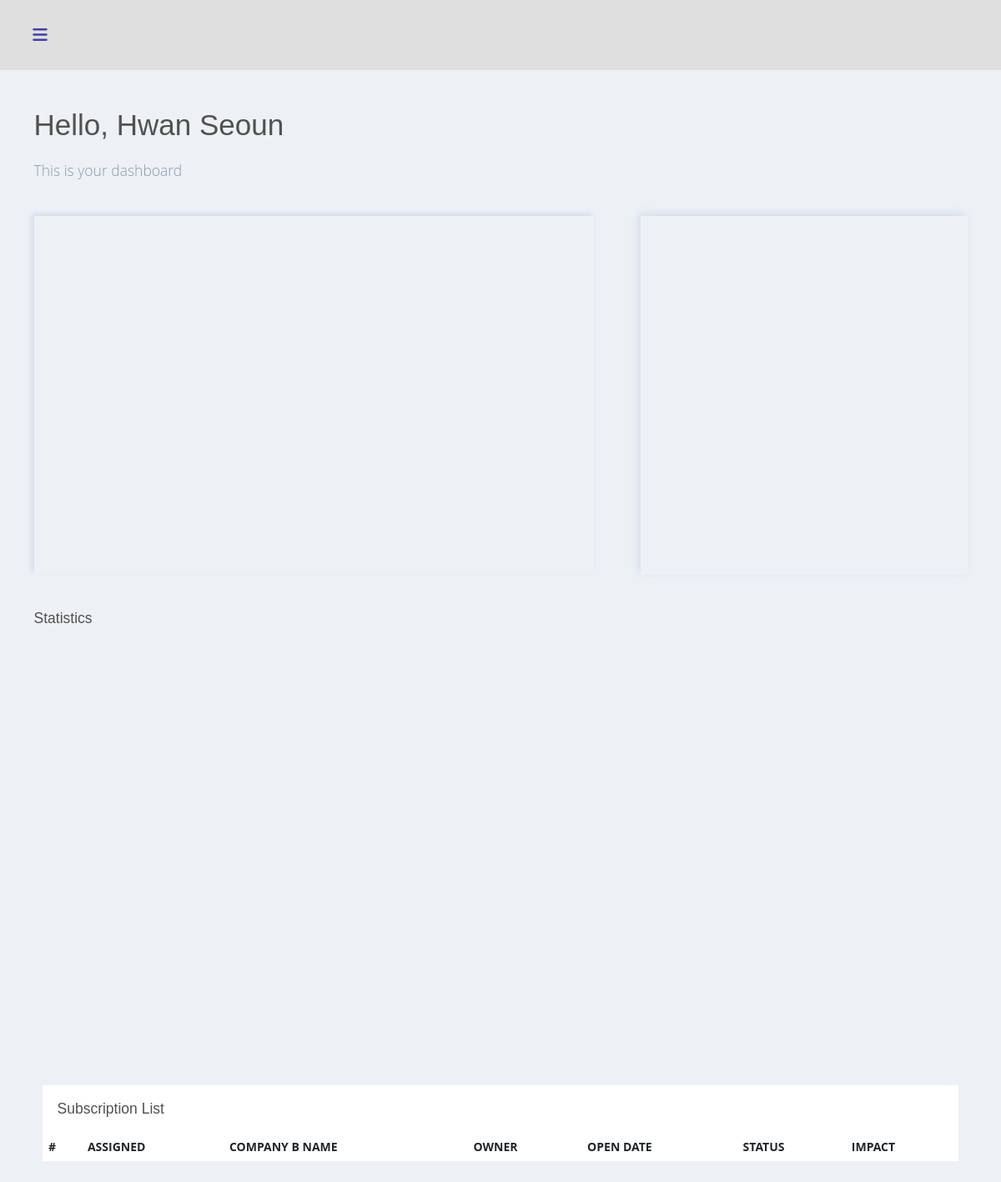
The app's page /, older data.
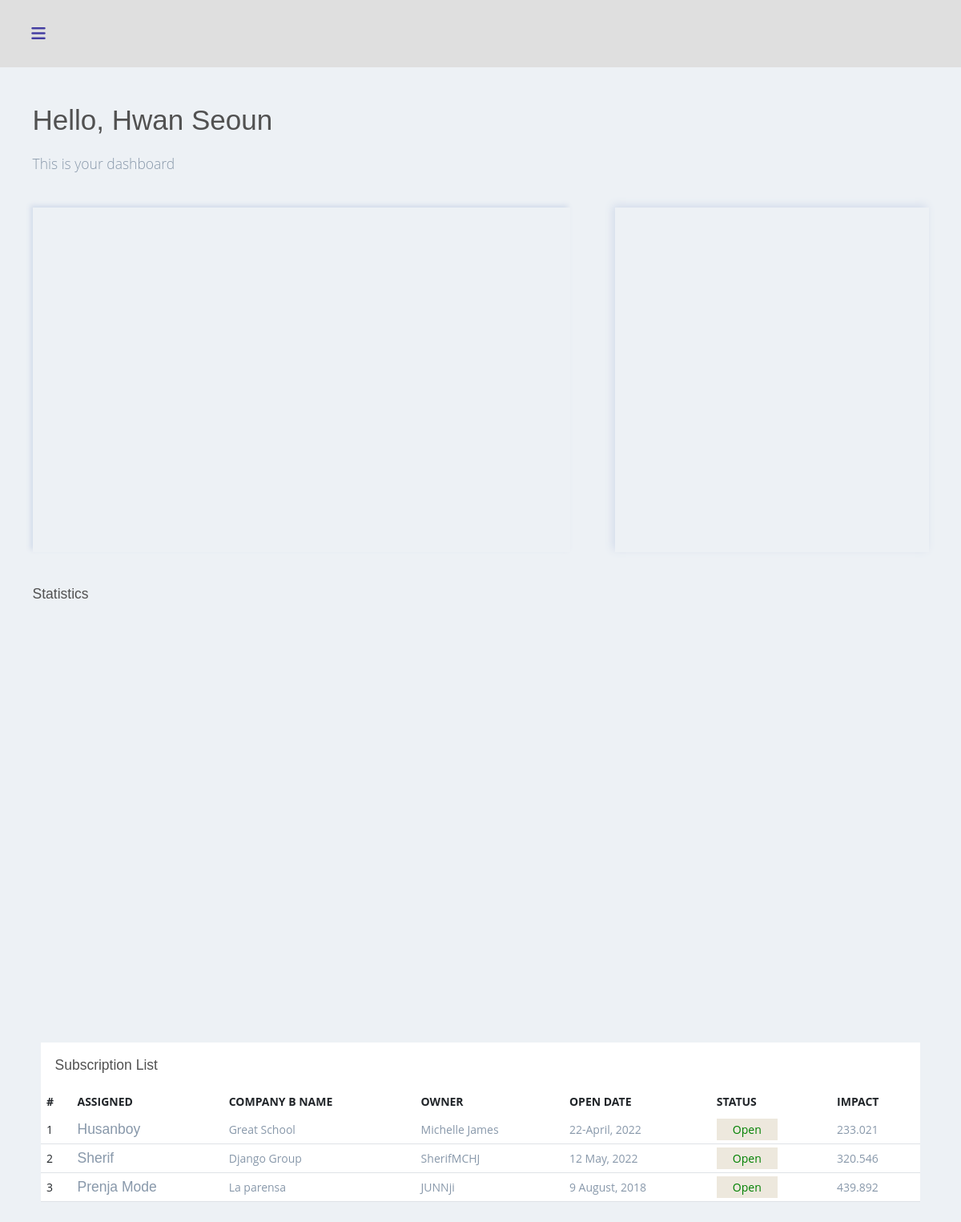
The same page, newer data.
### core/models.py (models this page shows, shortened)
class User(models.Model):
 	class Meta:
 		verbose_name = "User"
 		verbose_name_plural = "My Users"
 	index = models.IntegerField()
 	name = models.CharField(max_length=100)
 	company = models.CharField(max_length=50)
 	owner = models.CharField(max_length=60)
 	open_date = models.CharField(max_length=40)
 	status = models.CharField(max_length=20)
 	impact = models.FloatField()

### core/views.py (the view)
# urls.py: path('', home, name='home'),
def home(request):
	posts = Post.objects.all()
	expenses = Expense.objects.all()
	users = User.objects.all()
	context = {
		"posts": posts,
		"expenses": expenses,
		"users": users
	}
	return render(request, 'blog/index.html', context)

### core/templates/blog/index.html (shortened to what this page needs)
{% extends 'blog/base.html' %}
{% block content %}
<h1>Hello, Hwan Seoun</h1>
<p class="lead mt-4 mb-5 text-muted" style="color: #777;">This is your dashboard</p>
<div class="parent">
    <div id="chartdiv"></div>
    <div id="chartdiv2"></div>
</div>
{% include "blog/statis.html" %}
{% include "blog/subscription.html" %}
{% endblock content %}

### core/templates/blog/base.html (shortened to what this page needs)
{% load static %}
<!DOCTYPE html>
<html lang="en">
   <head>
      <link href="https://cdnjs.cloudflare.com/ajax/libs/semantic-ui/2.2.14/semantic.min.css" rel="stylesheet" type="text/css">
      <link href="https://cdnjs.cloudflare.com/ajax/libs/Chart.js/2.8.0/Chart.min.css" rel="stylesheet"/>
      <link href="https://cdn.jsdelivr.net/npm/tw-elements/dist/css/index.min.css" rel="stylesheet"/>
      <link href="https://cdn.jsdelivr.net/npm/bootstrap@5.0.2/dist/css/bootstrap.min.css" rel="stylesheet">
      <link rel="stylesheet" href="{% static 'css/style.css' %}">
      <link rel="stylesheet" href="https://cdnjs.cloudflare.com/ajax/libs/font-awesome/6.1.1/css/all.min.css" />
   </head>
   <body>
      <div class="dashboard dashboard-compact">
         <div class="dashboard-app">
            <header class="dashboard-toolbar">
               <a class="menu-toggle" href="#">
               <i class="fas fa-bars">
               </i>
               </a>
            </header>
            <div class="dashboard-content">
               <div class="container">
                  {% block content %}
                  {% endblock content %}
               </div>
            </div>
         </div>
      </div>
   </body>
</html>

### core/templates/blog/statis.html (shortened to what this page needs)
<h3 class="lead mt-5">Statistics</h3>
<div id="chartdiv3"></div>

### core/templates/blog/subscription.html
{% load static %}
<link href="https://maxcdn.bootstrapcdn.com/font-awesome/4.7.0/css/font-awesome.min.css" rel="stylesheet" />
<link rel="stylesheet" href="{% static 'css/sub.css' %}">
<div class="container mt-5">
    <div class="row">
        <div class="col-md-12">
            <div class="card">
                <div class="card-body">
                    <h5 class="card-title mb-0">Subscription List</h5>
                </div>
                <div class="table-responsive">
                    <table class="table no-wrap user-table mb-0">
                        <thead>
                            <tr>
                                <th scope="col" class="border-0 text-uppercase font-medium pl-4">#</th>
                                <th scope="col" class="border-0 text-uppercase font-medium">Assigned</th>
                                <th scope="col" class="border-0 text-uppercase font-medium">Company b Name</th>
                                <th scope="col" class="border-0 text-uppercase font-medium">Owner</th>
                                <th scope="col" class="border-0 text-uppercase font-medium">Open Date</th>
                                <th scope="col" class="border-0 text-uppercase font-medium">Status</th>
                                <th scope="col" class="border-0 text-uppercase font-medium">Impact</th>
                            </tr>
                        </thead>
                        <tbody>
                            {% for user in users %}
                            <tr>
                                <td class="pl-4">{{ user.index }}</td>
                                <td>
                                    <h5 class="text-muted font-medium mb-0">{{ user.name }}</h5>
                                </td>
                                <td>
                                    <span class="text-muted">{{ user.company }}</span><br>
                                </td>
                                <td>
                                    <span class="text-muted">{{ user.owner }}</span><br>
                                </td>
                                <td>
                                    <span class="text-muted">{{ user.open_date }}</span><br>
                                </td>
                                <td>
                                    <a style="background-color: #ede8dd; padding: 4px 20px; color: green;" href="#">{{ user.status }}</a>
                                </td>
                                <td>
                                    <span class="text-muted">{{ user.impact }}</span>
                                </td>
                            </tr>
                            {% endfor %}
                        </tbody>
                    </table>
                </div>
            </div>
        </div>
    </div>
</div>

### core/static/css/style.css (style rules this page uses)
:root { --font-family-sans-serif: "Open Sans", -apple-system, BlinkMacSystemFont, "Segoe UI", Roboto, "Helvetica Neue", Arial, sans-serif, "Apple Color Emoji", "Segoe UI Emoji", "Segoe UI Symbol", "Noto Color Emoji"; }
*, *::before, *::after { -webkit-box-sizing: border-box; box-sizing: border-box; }
html { font-family: sans-serif; line-height: 1.15; -webkit-text-size-adjust: 100%; -webkit-tap-highlight-color: rgba(0, 0, 0, 0); }
body { margin: 0; font-family: "Open Sans", -apple-system, BlinkMacSystemFont, "Segoe UI", Roboto, "Helvetica Neue", Arial, sans-serif, "Apple Color Emoji", "Segoe UI Emoji", "Segoe UI Symbol", "Noto Color Emoji"; font-size: 1rem; font-weight: 400; line-height: 1.5; color: #515151; text-align: left; background-color: #e9edf4; }
h1, h2, h3, h4, h5, h6 { margin-top: 0; margin-bottom: 0.5rem; }
p { margin-top: 0; margin-bottom: 1rem; }
a { color: #3f84fc; text-decoration: none; background-color: transparent; }
h1, h2, h3, h4, h5, h6, .h1, .h2, .h3, .h4, .h5, .h6 { font-family: "Nunito", sans-serif; margin-bottom: 0.5rem; font-weight: 500; line-height: 1.2; }
h1, .h1 { font-size: 2.5rem; font-weight: normal; }
.card { position: relative; display: -webkit-box; display: -webkit-flex; display: -ms-flexbox; display: flex; -webkit-box-orient: vertical; -webkit-box-direction: normal; -webkit-flex-direction: column; -ms-flex-direction: column; flex-direction: column; min-width: 0; word-wrap: break-word; background-color: #fff; background-clip: border-box; border: 1px solid rgba(0, 0, 0, 0.125); border-radius: 0; }
.card-body { -webkit-box-flex: 1; -webkit-flex: 1 1 auto; -ms-flex: 1 1 auto; flex: 1 1 auto; padding: 1.25rem; }
.dashboard { display: -webkit-box; display: -webkit-flex; display: -ms-flexbox; display: flex; min-height: 100vh; }
.dashboard-app { display: -webkit-box; display: -webkit-flex; display: -ms-flexbox; display: flex; -webkit-box-orient: vertical; -webkit-box-direction: normal; -webkit-flex-direction: column; -ms-flex-direction: column; flex-direction: column; -webkit-box-flex: 2; -webkit-flex-grow: 2; -ms-flex-positive: 2; flex-grow: 2; margin-top: 84px; }
.dashboard-content { -webkit-box-flex: 2; -webkit-flex-grow: 2; -ms-flex-positive: 2; flex-grow: 2; padding: 25px; }
.menu-toggle { position: relative; width: 42px; height: 42px; display: -webkit-box; display: -webkit-flex; display: -ms-flexbox; display: flex; -webkit-box-align: center; -webkit-align-items: center; -ms-flex-align: center; align-items: center; -webkit-box-pack: center; -webkit-justify-content: center; -ms-flex-pack: center; justify-content: center; color: #443ea2; }
.menu-toggle i { font-size: 20px; }
.dashboard-toolbar { min-height: 84px; background-color: #dfdfdf; display: -webkit-box; display: -webkit-flex; display: -ms-flexbox; display: flex; -webkit-box-align: center; -webkit-align-items: center; -ms-flex-align: center; align-items: center; padding: 8px 27px; position: fixed; top: 0; right: 0; left: 0; z-index: 1000; }
@media (min-width: 992px) { .dashboard-app { margin-left: 238px; } }
@media (min-width: 992px) { .dashboard-compact .dashboard-app { margin-left: 0; } }
@media (min-width: 992px) { .dashboard-toolbar { left: 238px; } }
@media (min-width: 992px) { .dashboard-compact .dashboard-toolbar { left: 0; } }

### core/static/css/sub.css (style rules this page uses)
body { background: #edf1f5; margin-top:20px; }
.card { position: relative; display: flex; flex-direction: column; min-width: 0; word-wrap: break-word; background-color: #fff; background-clip: border-box; border: 0 solid transparent; border-radius: 0; }
.text-muted { color: #8898aa!important; }

### core/templates/blog/index.html (style rules this page uses)
#chartdiv { width: 60%; height: 430px; box-shadow: -3px -3px 6px #d3dceb; }
#chartdiv2 { width: 35%; height: 430px; box-shadow: -3px -3px 10px #d3dceb; }
.parent { width: 100%; display: flex; justify-content: space-between; }

### core/templates/blog/statis.html (style rules this page uses)
#chartdiv3 { width: 100%; height: 500px; max-width: 100% }

Row changes from the older to the newer data that the page shows:
added User: index "1", name "Husanboy", company "Great School", owner "Michelle James", open_date "22-April, 2022", status "Open", impact "233.021"
added User: index "2", name "Sherif", company "Django Group", owner "SherifMCHJ", open_date "12 May, 2022", status "Open", impact "320.546"
added User: index "3", name "Prenja Mode", company "La parensa", owner "JUNNji", open_date "9 August, 2018", status "Open", impact "439.892"
